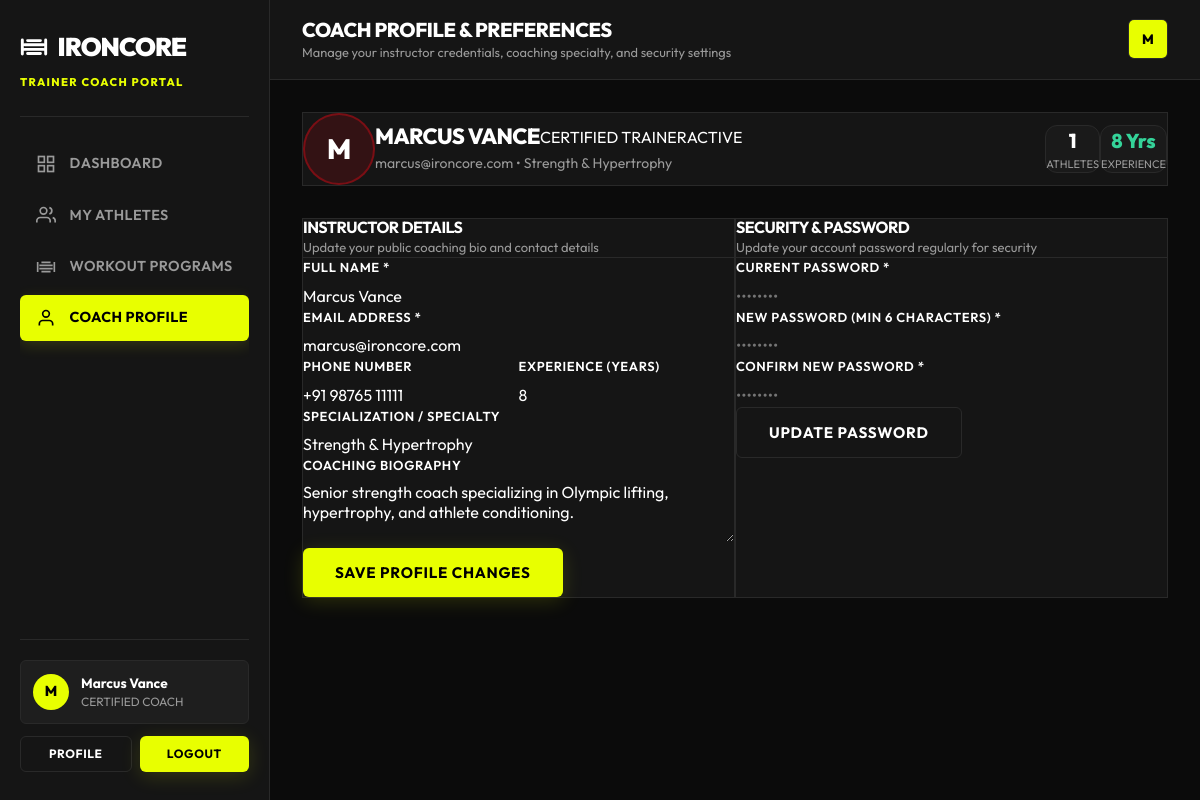
Screenshot of /trainer/profile.php (signed in) with the database file from the repository.
### tables this page shows
CREATE TABLE IF NOT EXISTS `users` (
    `id` INT AUTO_INCREMENT PRIMARY KEY,
    `full_name` VARCHAR(100) NOT NULL,
    `username` VARCHAR(50) NOT NULL UNIQUE,
    `email` VARCHAR(150) NOT NULL UNIQUE,
    `password_hash` VARCHAR(255) NOT NULL,
    `role` ENUM('admin', 'trainer', 'member') NOT NULL DEFAULT 'member',
    `avatar` VARCHAR(255) NULL,
    `status` ENUM('active', 'inactive', 'suspended') NOT NULL DEFAULT 'active',
    `created_at` TIMESTAMP DEFAULT CURRENT_TIMESTAMP,
    `updated_at` TIMESTAMP DEFAULT CURRENT_TIMESTAMP ON UPDATE CURRENT_TIMESTAMP,
    INDEX `idx_username` (`username`),
    INDEX `idx_email` (`email`),
    INDEX `idx_role` (`role`)
);

CREATE TABLE IF NOT EXISTS `trainers` (
    `id` INT AUTO_INCREMENT PRIMARY KEY,
    `user_id` INT NOT NULL UNIQUE,
    `phone` VARCHAR(20) NULL,
    `specialization` VARCHAR(150) NOT NULL,
    `experience_years` INT NOT NULL DEFAULT 0,
    `bio` TEXT NULL,
    `hourly_rate` DECIMAL(10,2) DEFAULT 0.00,
    `created_at` TIMESTAMP DEFAULT CURRENT_TIMESTAMP,
    FOREIGN KEY (`user_id`) REFERENCES `users`(`id`) ON DELETE CASCADE
);

### public/trainer/profile.php (called while the page is built, shortened)
<?php
require_once __DIR__ . '/../../app/views/trainer/profile.php';

### app/config/database.php (called while the page is built, shortened)
<?php
class Database {
    private static ?PDO $instance = null;
    public static function getInstance(): PDO {
        if (self::$instance === null) {
            $host = getenv('DB_HOST') ?: '127.0.0.1';
            $port = getenv('DB_PORT') ?: '3306';
            $db   = getenv('DB_NAME') ?: 'ironcore_gym';
            $user = getenv('DB_USER') ?: 'root';
            $pass = getenv('DB_PASS') ?: '';
            $charset = 'utf8mb4';
            $dsn = "mysql:host={$host};port={$port};dbname={$db};charset={$charset}";
            $options = [
                PDO::ATTR_ERRMODE            => PDO::ERRMODE_EXCEPTION,
                PDO::ATTR_DEFAULT_FETCH_MODE => PDO::FETCH_ASSOC,
                PDO::ATTR_EMULATE_PREPARES   => false,
            ];
            try {
                self::$instance = new PDO($dsn, $user, $pass, $options);
            } catch (PDOException $e) {
                if (defined('STORAGE_PATH')) {
                    error_log("[" . date('Y-m-d H:i:s') . "] DB Connection Error: " . $e->getMessage() . "\n", 3, STORAGE_PATH . '/logs/app.log');
                }
                if (APP_DEBUG) {
                    throw new Exception("Database Connection Failed: " . $e->getMessage());
                } else {
                    die("Database connection error. Please contact system administrator.");
                }
            }
        }
        return self::$instance;
    }
}

### app/services/GymManagementService.php (called while the page is built, shortened)
<?php
require_once __DIR__ . '/../config/database.php';
class GymManagementService {
    private PDO $db;
    public function __construct() {
        $this->db = Database::getInstance();
    }
    public function getUserById(int $userId): ?array {
        $stmt = $this->db->prepare("SELECT * FROM users WHERE id = :id LIMIT 1");
        $stmt->execute(['id' => $userId]);
        return $stmt->fetch() ?: null;
    }
    public function getTrainerByUserId(int $userId): ?array {
        $stmt = $this->db->prepare("
            SELECT t.*, u.full_name, u.email, u.status
            FROM trainers t
            JOIN users u ON u.id = t.user_id
            WHERE t.user_id = :uid LIMIT 1
        ");
        $stmt->execute(['uid' => $userId]);
        return $stmt->fetch() ?: null;
    }
    public function trainerDashboard(int $userId): array {
        $trainer = $this->getTrainerByUserId($userId);
        $trainerId = $trainer ? (int) $trainer['id'] : null;
        $clientsQuery = "
            SELECT m.id, m.phone, m.join_date, u.full_name, u.email, u.status,
                   p.title as plan_title, s.end_date, s.status as subscription_status,
                   wp.title as workout_title, wp.goal as workout_goal,
                   (SELECT COUNT(*) FROM attendance a WHERE a.member_id = m.id) as total_checkins,
                   (SELECT MAX(CONCAT(a2.date, ' ', a2.check_in_time)) FROM attendance a2 WHERE a2.member_id = m.id) as last_seen
            FROM members m
            JOIN users u ON u.id = m.user_id
            LEFT JOIN workout_plans wp ON wp.member_id = m.id " . ($trainerId ? "AND wp.trainer_id = :tid" : "") . "
            LEFT JOIN subscriptions s ON s.member_id = m.id AND s.id = (
                SELECT MAX(s2.id) FROM subscriptions s2 WHERE s2.member_id = m.id
            )
            LEFT JOIN membership_plans p ON p.id = s.plan_id
            WHERE u.status = 'active'
            ORDER BY m.id DESC
        ";
        $stmt = $this->db->prepare($clientsQuery);
        if ($trainerId) {
            $stmt->execute(['tid' => $trainerId]);
        } else {
            $stmt->execute();
        }
        $clients = $stmt->fetchAll();
        $assignedCount = count($clients);
        $activePrograms = 0;
        $needingAttention = 0;
        foreach ($clients as $c) {
            if (!empty($c['workout_title'])) {
                $activePrograms++;
            }
        }
        $sessionsThisWeek = (int) $this->db->query("
            SELECT COUNT(*) FROM attendance
            WHERE YEARWEEK(date, 1) = YEARWEEK(CURDATE(), 1)
        ")->fetchColumn();
        $todaySchedule = $this->db->query("
            SELECT a.*, u.full_name, u.email
            FROM attendance a
            JOIN members m ON m.id = a.member_id
            JOIN users u ON u.id = m.user_id
            WHERE a.date = CURDATE()
            ORDER BY a.check_in_time DESC
        ")->fetchAll();
        return [
            'trainer'                          => $trainer,
            'assigned_clients_count'           => $assignedCount,
            'active_programs_count'            => $activePrograms,
            'sessions_this_week'               => $sessionsThisWeek,
            'clients_needing_attention'        => $needingAttention,
            'clients_needing_attention_count'  => $needingAttention,
            'clients'                          => $clients,
            'today_schedule'                   => $todaySchedule
        ];
    }
}

### app/views/trainer/profile.php (the view, shortened to what this page needs)
<?php
require_once __DIR__ . '/../../services/GymManagementService.php';
$userId = (int) ($_SESSION['user_id'] ?? 0);
$svc = new GymManagementService();
$user = $svc->getUserById($userId);
$trainer = $svc->getTrainerByUserId($userId);
$trainerData = $svc->trainerDashboard($userId);
?>
<!DOCTYPE html>
<html lang="en">
<head>
  <link rel="stylesheet" href="/assets/css/style.css">
  <link rel="stylesheet" href="/assets/css/dashboard.css">
  <link rel="stylesheet" href="/assets/css/responsive.css">
  <link rel="stylesheet" href="/assets/css/admin-modules.css">
</head>
<body style="background-color: var(--color-bg);">
  <div class="dashboard-shell">
    <?php
    require_once __DIR__ . '/../layouts/trainer_nav.php';
    ?>
      <main class="dashboard-body">
        <section class="modern-card" style="padding: var(--space-6); background: var(--color-surface); border: 1px solid var(--color-border); border-radius: var(--radius-xl); margin-bottom: var(--space-6);">
          <div style="display: flex; align-items: center; gap: var(--space-5); flex-wrap: wrap;">
            <div class="avatar-circle" style="width: 72px; height: 72px; font-size: 28px; font-weight: 800; background: rgba(229, 9, 20, 0.15); color: var(--color-primary); border: 2px solid rgba(229, 9, 20, 0.4);">
              <?= strtoupper(substr($user['full_name'] ?? 'Coach', 0, 1)) ?>
            </div>
            <div style="flex: 1; min-width: 240px;">
              <div style="display: flex; align-items: center; gap: var(--space-3); flex-wrap: wrap;">
                <h2 style="font-size: 22px; font-weight: 800; color: var(--color-text); margin: 0;"><?= htmlspecialchars($user['full_name'] ?? 'Coach') ?></h2>
                <span class="badge badge-primary">CERTIFIED TRAINER</span>
                <span class="badge badge-success">ACTIVE</span>
              </div>
              <p style="font-size: 14px; color: var(--color-text-muted); margin: 4px 0 0 0;"><?= htmlspecialchars($user['email'] ?? '') ?> • <?= htmlspecialchars($trainer['specialization'] ?? $trainer['specialty'] ?? 'Strength & Conditioning') ?></p>
            </div>
            <div style="display: flex; gap: var(--space-4); text-align: center;">
              <div style="padding: var(--space-3) var(--space-4); background: rgba(255,255,255,0.02); border: 1px solid var(--color-border); border-radius: var(--radius-md);">
                <div style="font-size: 20px; font-weight: 800; color: var(--color-primary);"><?= $trainerData['assigned_clients_count'] ?></div>
                <div style="font-size: 11px; color: var(--color-text-muted); text-transform: uppercase;">Athletes</div>
              </div>
              <div style="padding: var(--space-3) var(--space-4); background: rgba(255,255,255,0.02); border: 1px solid var(--color-border); border-radius: var(--radius-md);">
                <div style="font-size: 20px; font-weight: 800; color: #34D399;"><?= (int)($trainer['experience_years'] ?? 3) ?> Yrs</div>
                <div style="font-size: 11px; color: var(--color-text-muted); text-transform: uppercase;">Experience</div>
              </div>
            </div>
          </div>
        </section>
        <div style="display: grid; grid-template-columns: repeat(auto-fit, minmax(320px, 1fr)); gap: var(--space-6);">
          <section class="modern-card" style="padding: var(--space-6); background: var(--color-surface); border: 1px solid var(--color-border); border-radius: var(--radius-xl);">
            <div style="margin-bottom: var(--space-4); border-bottom: 1px solid var(--color-border); padding-bottom: var(--space-3);">
              <h3 style="font-size: 16px; font-weight: 700; color: var(--color-text); margin: 0; text-transform: uppercase;">Instructor Details</h3>
              <p style="font-size: 13px; color: var(--color-text-muted); margin: 2px 0 0 0;">Update your public coaching bio and contact details</p>
            </div>
            <form id="profile-form" onsubmit="submitProfileForm(event)">
              <div style="display: flex; flex-direction: column; gap: var(--space-4);">
                <div>
                  <label class="form-label" style="font-size: 13px; font-weight: 600; color: var(--color-text); margin-bottom: 6px; display: block;">Full Name *</label>
                  <input type="text" name="full_name" class="form-input" value="<?= htmlspecialchars($user['full_name'] ?? '') ?>" required style="width: 100%;">
                </div>
                <div>
                  <label class="form-label" style="font-size: 13px; font-weight: 600; color: var(--color-text); margin-bottom: 6px; display: block;">Email Address *</label>
                  <input type="email" name="email" class="form-input" value="<?= htmlspecialchars($user['email'] ?? '') ?>" required style="width: 100%;">
                </div>
                <div style="display: grid; grid-template-columns: 1fr 1fr; gap: var(--space-4);">
                  <div>
                    <label class="form-label" style="font-size: 13px; font-weight: 600; color: var(--color-text); margin-bottom: 6px; display: block;">Phone Number</label>
                    <input type="text" name="phone" class="form-input" value="<?= htmlspecialchars($trainer['phone'] ?? '') ?>" placeholder="+1 (555) 000-0000" style="width: 100%;">
                  </div>
                  <div>
                    <label class="form-label" style="font-size: 13px; font-weight: 600; color: var(--color-text); margin-bottom: 6px; display: block;">Experience (Years)</label>
                    <input type="number" name="experience_years" class="form-input" value="<?= (int)($trainer['experience_years'] ?? 3) ?>" min="0" max="50" style="width: 100%;">
                  </div>
                </div>
                <div>
                  <label class="form-label" style="font-size: 13px; font-weight: 600; color: var(--color-text); margin-bottom: 6px; display: block;">Specialization / Specialty</label>
                  <input type="text" name="specialization" class="form-input" value="<?= htmlspecialchars($trainer['specialization'] ?? $trainer['specialty'] ?? '') ?>" placeholder="e.g., Hypertrophy, Strength, HIIT" style="width: 100%;">
                </div>
                <div>
                  <label class="form-label" style="font-size: 13px; font-weight: 600; color: var(--color-text); margin-bottom: 6px; display: block;">Coaching Biography</label>
                  <textarea name="bio" class="form-input" rows="3" placeholder="Tell members about your coaching methodology and background..." style="width: 100%;"><?= htmlspecialchars($trainer['bio'] ?? '') ?></textarea>
                </div>
                <button type="submit" class="btn btn-primary" id="save-profile-btn" style="align-self: flex-start;">Save Profile Changes</button>
              </div>
            </form>
          </section>
          <section class="modern-card" style="padding: var(--space-6); background: var(--color-surface); border: 1px solid var(--color-border); border-radius: var(--radius-xl);">
            <div style="margin-bottom: var(--space-4); border-bottom: 1px solid var(--color-border); padding-bottom: var(--space-3);">
              <h3 style="font-size: 16px; font-weight: 700; color: var(--color-text); margin: 0; text-transform: uppercase;">Security & Password</h3>
              <p style="font-size: 13px; color: var(--color-text-muted); margin: 2px 0 0 0;">Update your account password regularly for security</p>
            </div>
            <form id="password-form" onsubmit="submitPasswordForm(event)">
              <div style="display: flex; flex-direction: column; gap: var(--space-4);">
                <div>
                  <label class="form-label" style="font-size: 13px; font-weight: 600; color: var(--color-text); margin-bottom: 6px; display: block;">Current Password *</label>
                  <input type="password" name="current_password" class="form-input" required placeholder="••••••••" style="width: 100%;">
                </div>
                <div>
                  <label class="form-label" style="font-size: 13px; font-weight: 600; color: var(--color-text); margin-bottom: 6px; display: block;">New Password (min 6 characters) *</label>
                  <input type="password" name="new_password" class="form-input" required minlength="6" placeholder="••••••••" style="width: 100%;">
                </div>
                <div>
                  <label class="form-label" style="font-size: 13px; font-weight: 600; color: var(--color-text); margin-bottom: 6px; display: block;">Confirm New Password *</label>
                  <input type="password" name="confirm_password" class="form-input" required minlength="6" placeholder="••••••••" style="width: 100%;">
                </div>
                <button type="submit" class="btn btn-secondary" id="save-password-btn" style="align-self: flex-start;">Update Password</button>
              </div>
            </form>
          </section>
        </div>
      </main>
    </div>
  </div>
</body>
</html>

### rows the page displays
users: full_name "M", full_name "MARCUS VANCE", email "marcus@ironcore.com", full_name "Marcus Vance"
trainers: specialization "Strength & Hypertrophy", id "1", experience_years "8", phone "+91 98765 11111", bio "Senior strength coach specializing in Olympic lifting, hypertrophy, and athlete conditioning."

### other values shown
$trainerInitial "M"
$trainerName "Marcus Vance"
$pageTitle "COACH PROFILE & PREFERENCES"
$pageSubtitle "Manage your instructor credentials, coaching specialty, and security settings"
